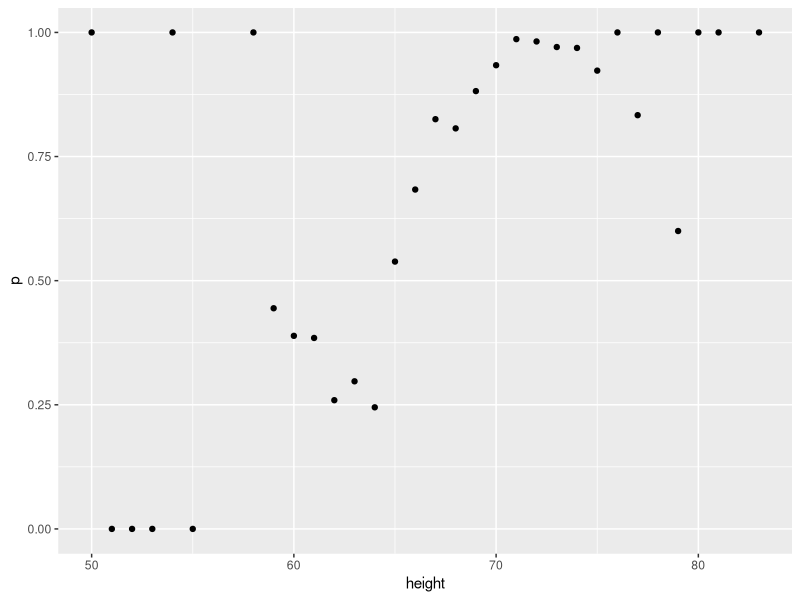
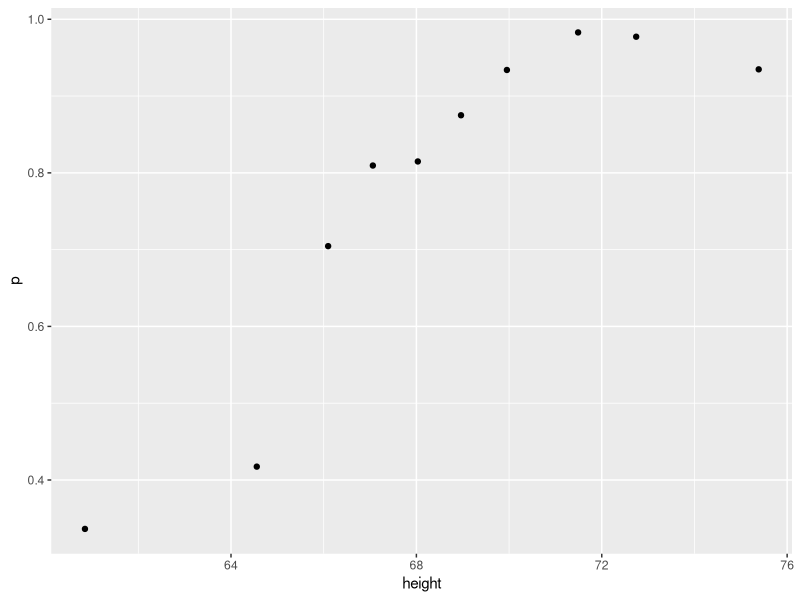
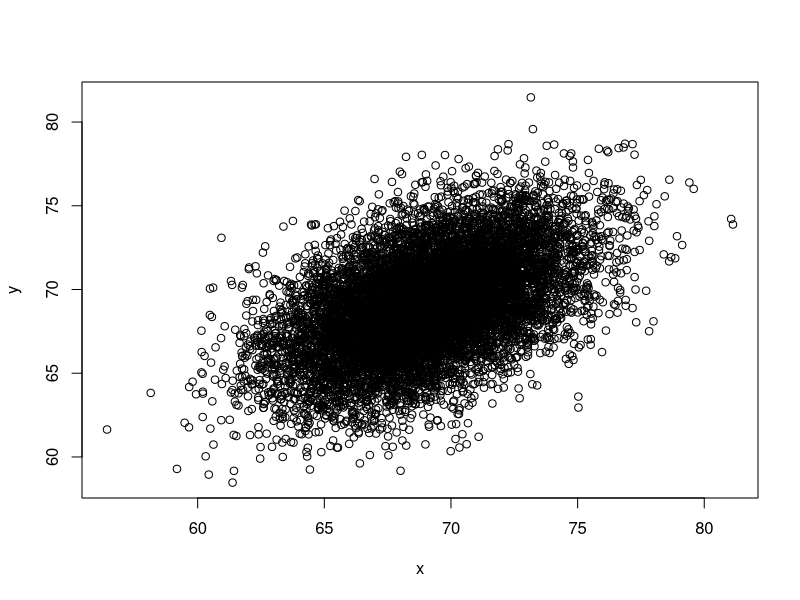
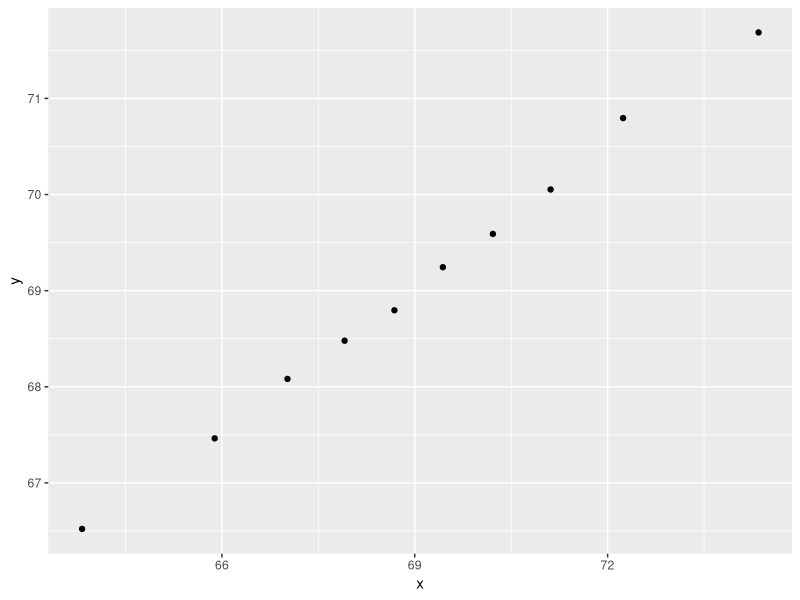

The R script that drew these images, in order:
library(dslabs)
library(ggplot2)
library(dplyr)
data("heights")
heights %>%
  mutate(height = round(height)) %>%
  group_by(height) %>%
  summarize(p = mean(sex == "Male")) %>%
qplot(height, p, data =.)


ps <- seq(0, 1, 0.1)
heights %>%
  mutate(g = cut(height, quantile(height, ps), include.lowest = TRUE)) %>%
  group_by(g) %>%
  summarize(p = mean(sex == "Male"), height = mean(height)) %>%
  qplot(height, p, data =.)


Sigma <- 9*matrix(c(1,0.5,0.5,1), 2, 2)
dat <- MASS::mvrnorm(n = 10000, c(69, 69), Sigma) %>%
  data.frame() %>% setNames(c("x", "y"))
plot(dat)


ps <- seq(0, 1, 0.1)
dat %>%
  mutate(g = cut(x, quantile(x, ps), include.lowest = TRUE)) %>%
  group_by(g) %>%
  summarize(y = mean(y), x = mean(x)) %>%
  qplot(x, y, data =.)
